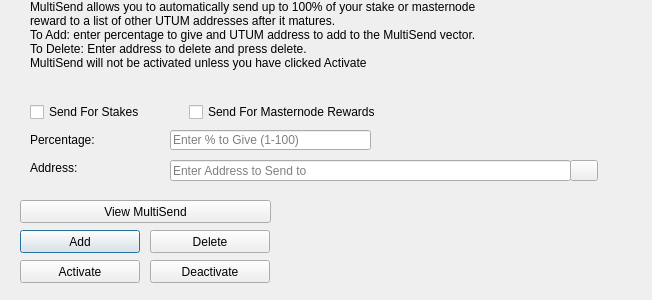
<?xml version="1.0" encoding="UTF-8"?>
<ui version="4.0">
 <class>MultiSendDialog</class>
 <widget class="QDialog" name="MultiSendDialog">
  <property name="windowModality">
   <enum>Qt::NonModal</enum>
  </property>
  <property name="geometry">
   <rect>
    <x>0</x>
    <y>0</y>
    <width>652</width>
    <height>300</height>
   </rect>
  </property>
  <property name="windowTitle">
   <string>MultiSend</string>
  </property>
  <widget class="QLineEdit" name="multiSendPercentEdit">
   <property name="geometry">
    <rect>
     <x>170</x>
     <y>130</y>
     <width>201</width>
     <height>20</height>
    </rect>
   </property>
   <property name="toolTip">
    <string>Enter whole numbers 1 - 100</string>
   </property>
   <property name="placeholderText">
    <string>Enter % to Give (1-100)</string>
   </property>
  </widget>
  <widget class="QLineEdit" name="multiSendAddressEdit">
   <property name="geometry">
    <rect>
     <x>170</x>
     <y>160</y>
     <width>401</width>
     <height>21</height>
    </rect>
   </property>
   <property name="toolTip">
    <string/>
   </property>
   <property name="placeholderText">
    <string>Enter Address to Send to</string>
   </property>
  </widget>
  <widget class="QLabel" name="label_2">
   <property name="geometry">
    <rect>
     <x>30</x>
     <y>0</y>
     <width>451</width>
     <height>121</height>
    </rect>
   </property>
   <property name="lineWidth">
    <number>1</number>
   </property>
   <property name="text">
    <string>MultiSend allows you to automatically send up to 100% of your stake or masternode reward to a list of other UTUM addresses after it matures.
To Add: enter percentage to give and UTUM address to add to the MultiSend vector.
To Delete: Enter address to delete and press delete.
MultiSend will not be activated unless you have clicked Activate</string>
   </property>
   <property name="alignment">
    <set>Qt::AlignLeading|Qt::AlignLeft|Qt::AlignTop</set>
   </property>
   <property name="wordWrap">
    <bool>true</bool>
   </property>
  </widget>
  <widget class="QLabel" name="message">
   <property name="geometry">
    <rect>
     <x>290</x>
     <y>200</y>
     <width>351</width>
     <height>91</height>
    </rect>
   </property>
   <property name="text">
    <string/>
   </property>
  </widget>
  <widget class="QPushButton" name="addButton">
   <property name="geometry">
    <rect>
     <x>20</x>
     <y>230</y>
     <width>120</width>
     <height>23</height>
    </rect>
   </property>
   <property name="toolTip">
    <string/>
   </property>
   <property name="statusTip">
    <string>Add to MultiSend Vector</string>
   </property>
   <property name="text">
    <string>Add</string>
   </property>
  </widget>
  <widget class="QPushButton" name="disableButton">
   <property name="geometry">
    <rect>
     <x>150</x>
     <y>260</y>
     <width>120</width>
     <height>23</height>
    </rect>
   </property>
   <property name="statusTip">
    <string>Deactivate MultiSend</string>
   </property>
   <property name="text">
    <string>Deactivate</string>
   </property>
  </widget>
  <widget class="QPushButton" name="addressBookButton">
   <property name="geometry">
    <rect>
     <x>570</x>
     <y>160</y>
     <width>28</width>
     <height>21</height>
    </rect>
   </property>
   <property name="toolTip">
    <string>Choose an address from the address book</string>
   </property>
   <property name="text">
    <string/>
   </property>
   <property name="icon">
    <iconset resource="../utum.qrc">
     <normaloff>:/icons/address-book</normaloff>:/icons/address-book</iconset>
   </property>
   <property name="shortcut">
    <string>Alt+A</string>
   </property>
   <property name="autoDefault">
    <bool>false</bool>
   </property>
  </widget>
  <widget class="QLabel" name="label">
   <property name="geometry">
    <rect>
     <x>30</x>
     <y>130</y>
     <width>121</width>
     <height>20</height>
    </rect>
   </property>
   <property name="toolTip">
    <string>Percentage of stake to send</string>
   </property>
   <property name="text">
    <string>Percentage:</string>
   </property>
  </widget>
  <widget class="QLabel" name="label_5">
   <property name="geometry">
    <rect>
     <x>30</x>
     <y>160</y>
     <width>111</width>
     <height>16</height>
    </rect>
   </property>
   <property name="toolTip">
    <string>Address to send portion of stake to</string>
   </property>
   <property name="text">
    <string>Address:</string>
   </property>
  </widget>
  <widget class="QPushButton" name="deleteButton">
   <property name="geometry">
    <rect>
     <x>150</x>
     <y>230</y>
     <width>120</width>
     <height>23</height>
    </rect>
   </property>
   <property name="toolTip">
    <string/>
   </property>
   <property name="statusTip">
    <string>Delete Address From MultiSend Vector</string>
   </property>
   <property name="text">
    <string>Delete</string>
   </property>
  </widget>
  <widget class="QPushButton" name="activateButton">
   <property name="geometry">
    <rect>
     <x>20</x>
     <y>260</y>
     <width>120</width>
     <height>23</height>
    </rect>
   </property>
   <property name="statusTip">
    <string>Activate MultiSend</string>
   </property>
   <property name="text">
    <string>Activate</string>
   </property>
  </widget>
  <widget class="QPushButton" name="viewButton">
   <property name="geometry">
    <rect>
     <x>20</x>
     <y>200</y>
     <width>251</width>
     <height>23</height>
    </rect>
   </property>
   <property name="toolTip">
    <string/>
   </property>
   <property name="statusTip">
    <string>View MultiSend Vector</string>
   </property>
   <property name="text">
    <string>View MultiSend</string>
   </property>
  </widget>
  <widget class="QWidget" name="horizontalLayoutWidget">
   <property name="geometry">
    <rect>
     <x>30</x>
     <y>100</y>
     <width>351</width>
     <height>24</height>
    </rect>
   </property>
   <layout class="QHBoxLayout" name="horizontalLayout">
    <item>
     <widget class="QCheckBox" name="multiSendStakeCheckBox">
      <property name="text">
       <string>Send For Stakes</string>
      </property>
     </widget>
    </item>
    <item>
     <widget class="QCheckBox" name="multiSendMasternodeCheckBox">
      <property name="text">
       <string>Send For Masternode Rewards</string>
      </property>
     </widget>
    </item>
   </layout>
  </widget>
 </widget>
 <resources>
  <include location="../utum.qrc"/>
 </resources>
 <connections/>
</ui>
